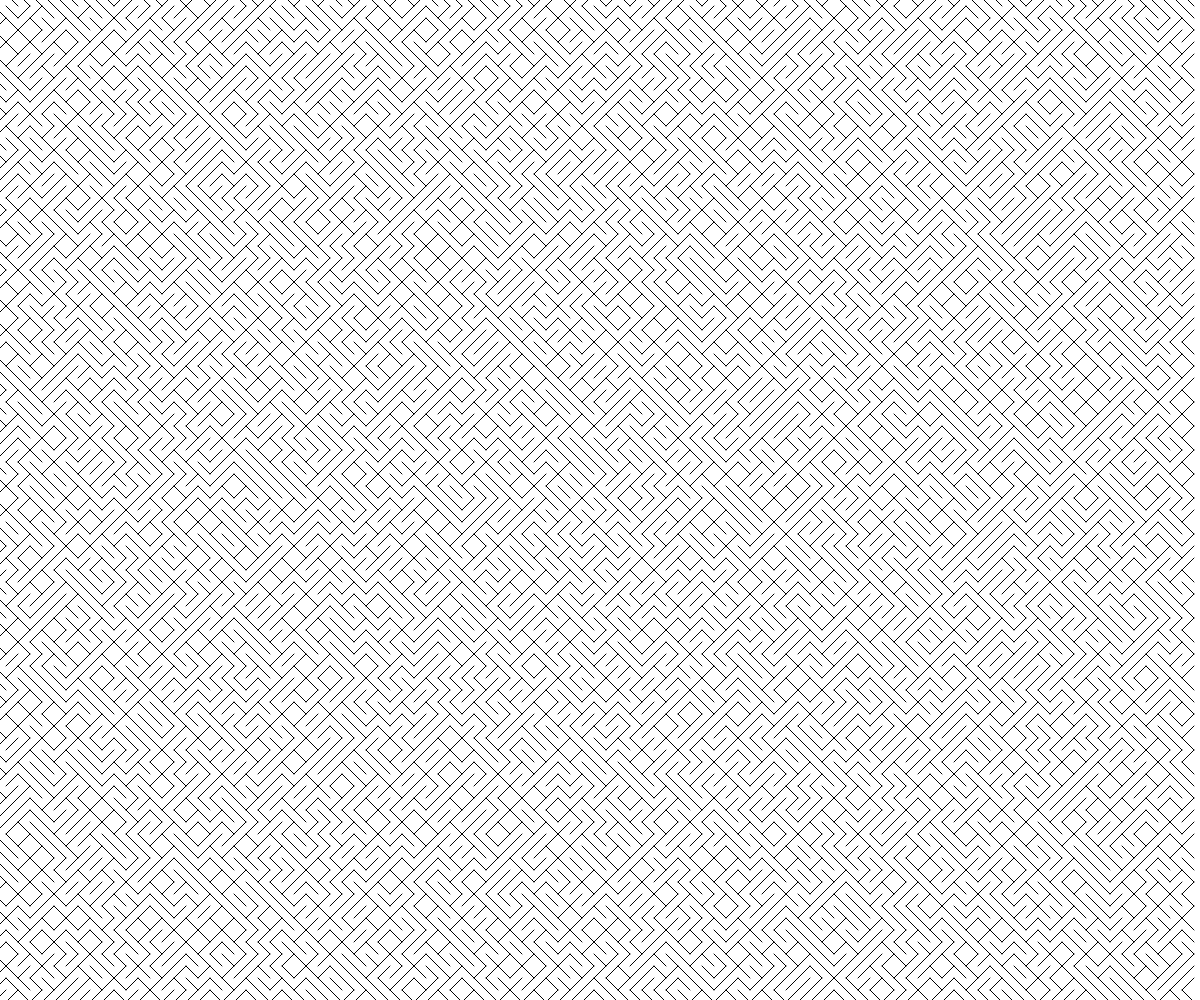
Frame 1 (no input)
Frame 60 (no input): identical to frame 1, image omitted
Frame 120 (the mouse pressed at the canvas centre since frame 60): identical to frame 1, image omitted

The p5.js sketch that drew this single still picture (run headless with seeded random() and noise() and a simulated clock; from frame 60 on, the mouse is pressed at the canvas centre):

// p5.js sketch
// ── sketch.js
// Generative Art 
// March 3rd, 2023

function setup() {
  createCanvas(windowWidth, windowHeight);
  background ("white");
  lotsLine(100,100);
}

function draw() {
}
function lotsLine(cols,rows){
  for (let x = 0; x< cols; x++){
    for (let y = 0; y < rows; y++){
      let spaceAmount = width/cols;
      diagonalLine(x*spaceAmount,y*spaceAmount,spaceAmount);
    }
  }
}

function diagonalLine(x,y,spaceline){
  if (random(100) > 50) {
  //postive slope
    line(x - spaceline/2, y + spaceline/2, x + spaceline/2, y - spaceline/2);
  }
  else {
    //negative slope
    line(x - spaceline/2, y - spaceline/2, x + spaceline/2, y + spaceline/2);
  }

}
